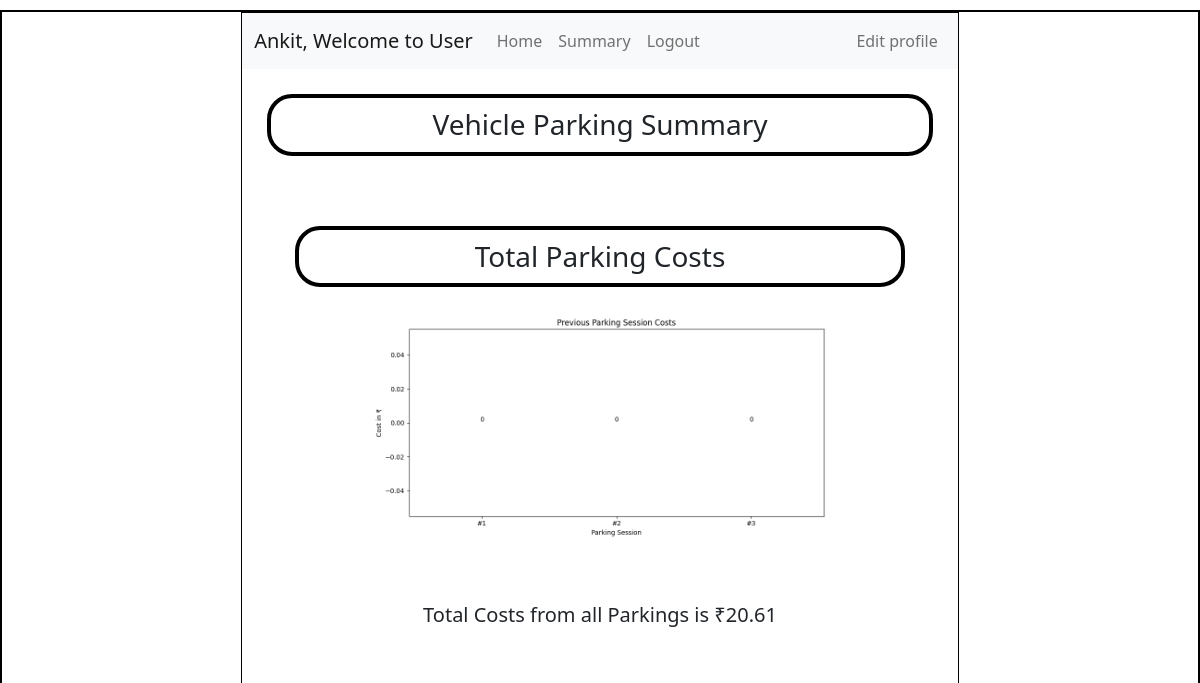
The app's page /user_summary/3, older data.
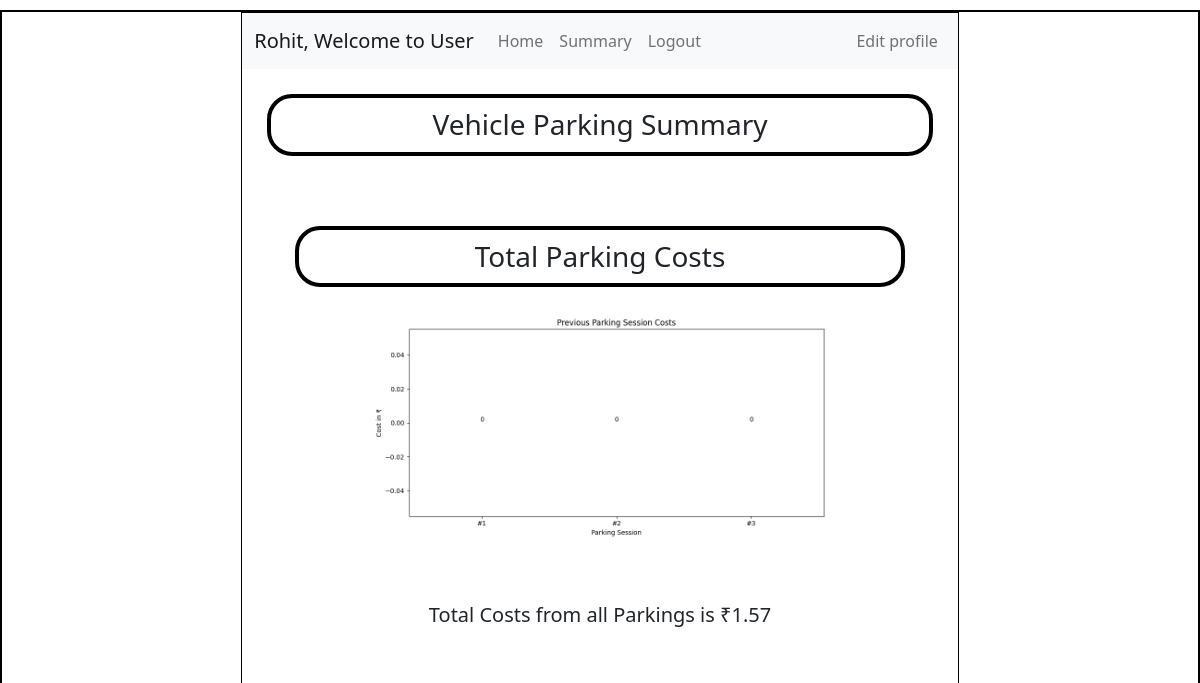
The same page, newer data.
### application/models.py (models this page shows)
class User(db.Model):
    id = db.Column(db.Integer, primary_key=True)
    first_name = db.Column(db.String(), nullable=False)
    last_name = db.Column(db.String(), nullable=False)
    email = db.Column(db.String(), unique=True, nullable=False)
    pwd = db.Column(db.String(), nullable=False)
    vehicle_reg = db.Column(db.String(), unique=True, nullable=False)
    address = db.Column(db.String(), nullable=False)
    pincode = db.Column(db.String(), nullable=False)
    phone_number = db.Column(db.String(), unique=True, nullable=False)
    gender = db.Column(db.String())
    age = db.Column(db.Integer)
    type = db.Column(db.String(), default='general')
    reservations = db.relationship('Reservation', backref='user')

### application/controllers.py (the view)
@app.route("/user_summary/<int:user_id>")
def user_summary(user_id):
    this_user = User.query.get(user_id)
    if not this_user:
        return "User not found"
    reservations = Reservation.query.filter_by(user_id=user_id).order_by(Reservation.parking_timestamp.desc()).limit(10).all()
    spot_labels = []
    costs = []
    total_cost = 0
    for idx, r in enumerate(reservations[::-1]):
        if r.leaving_timestamp:
            hours = (r.leaving_timestamp - r.parking_timestamp).total_seconds() / 3600
            cost = round(hours * r.cost_per_unit_time, 2)
            costs.append(cost)
            total_cost += cost
            spot_labels.append(f"#{idx + 1}")
        else:
            costs.append(0)
            spot_labels.append(f"#{idx + 1}")
    plt.figure(figsize=(10, 5))
    bars = plt.bar(spot_labels, costs, color='skyblue')
    plt.xlabel("Parking Session")
    plt.ylabel("Cost in ₹")
    plt.title("Previous Parking Session Costs")
    plt.tight_layout()
    for bar, val in zip(bars, costs):
        plt.text(bar.get_x() + bar.get_width() / 2, bar.get_height(), f"{val}", ha='center', va='bottom')
    static_path = os.path.join(app.root_path, 'static', 'user_bar.png')
    plt.savefig(static_path)
    plt.close()
    return render_template("user_summary.html", this_user=this_user, total_cost=round(total_cost, 2))

### templates/user_summary.html (shortened to what this page needs)
<!DOCTYPE html>
<html lang="en">
<head>
    <link rel="stylesheet" href="../static/style.css">
    <link href="https://cdn.jsdelivr.net/npm/bootstrap@5.0.2/dist/css/bootstrap.min.css" rel="stylesheet"
>
</head>
<body>
    <div id="main">
        <div id="canvas">
            <nav class="navbar navbar-expand-lg navbar-light bg-light">
                <div class="container-fluid">
                    <a class="navbar-brand" href="/user_dashboard/{{this_user.id}}">{{this_user.first_name}}, Welcome to User</a>
                    <ul class="navbar-nav me-auto mb-2 mb-lg-0">
                        <li class="nav-item">
                        <a class="nav-link" aria-current="page" href="/user_dashboard/{{this_user.id}}">Home</a>
                        </li>
                        <li class="nav-item">
                        <a class="nav-link" aria-current="page" href="/user_summary/{{this_user.id}}">Summary</a>
                        </li>
                        <li class="nav-item">
                        <a class="nav-link" aria-current="page" href="/login">Logout</a>
                        </li>
                    </ul>
                    <ul class="navbar-nav ms-auto">
                        <li class="nav-item">
                           <a class="nav-link" href="/edit_profile/{{this_user.id}}">Edit profile</a>
                        </li>
                    </ul>
                </div>
            </nav>
            <div id="content">
                <h3 class="headings text-center">Vehicle Parking Summary</h3>
                <div class="justify-content-center">
                    <div class="chart-section">
                        <h3 class="headings text-center">Total Parking Costs</h3>
                        <img src="/static/user_bar.png" alt="Bar Chart" class="chart-image">
                    </div>
                </div>
                <div class="justify-content-center">
                    <div class="chart-section">
                        <h5>Total Costs from all Parkings is ₹{{ total_cost }}</h5>
                    </div>
                </div>
            </div>
        </div>
    </div>
</body>
</html>

### static/style.css (style rules this page uses)
* { margin: 0px; }
#main, canvas { border: 2px solid black; margin-top: 10px; margin-bottom: 10px; }
#canvas { width: 60%; margin: auto; min-height: 100vh; border: 1px solid black; padding-bottom: 20px; }
.headings { border: 4px solid black; border-radius: 25px; margin: 25px; padding: 10px; }
.chart-image { width: 70%; max-width: 70%; height: auto; display: inline-block; }
.chart-section { width: 700px; background: white; border-radius: 15px; padding: 20px; margin: 20px auto; text-align: center; }

Row changes from the older to the newer data that the page shows:
changed User: first_name "Ankit" → "Rohit"
Text that changed along with them:
{{ total_cost }}: "20.61" → "1.57"
